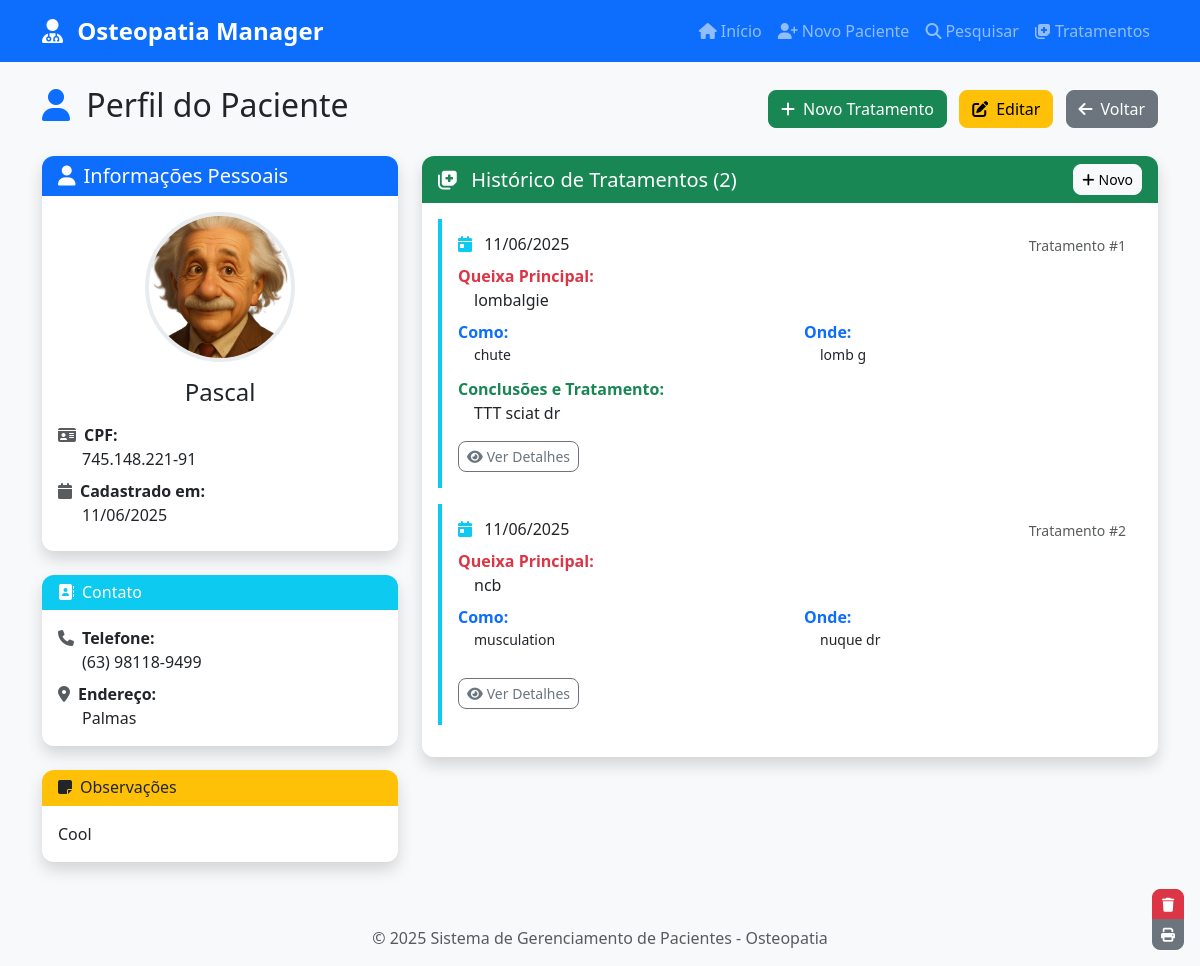
Page /paciente/1 on the committed database.
### database/models.py (models this page shows, shortened)
class Paciente(db.Model):
    __tablename__ = 'pacientes'
    id = db.Column(db.Integer, primary_key=True)
    nome_completo = db.Column(db.String(200), nullable=False)
    data_registro = db.Column(db.Date, nullable=False, default=datetime.utcnow().date())
    profissao = db.Column(db.String(100))
    sexo = db.Column(db.String(20))
    idade = db.Column(db.Integer)
    endereco = db.Column(db.Text)
    cpf = db.Column(db.String(14), unique=True, nullable=True)
    telefone = db.Column(db.String(20))
    email = db.Column(db.String(120))
    foto_path = db.Column(db.String(200))
    notas = db.Column(db.Text)
    created_at = db.Column(db.DateTime, default=datetime.utcnow)
    updated_at = db.Column(db.DateTime, default=datetime.utcnow, onupdate=datetime.utcnow)
    tratamentos = db.relationship('Tratamento', backref='paciente', lazy=True, cascade='all, delete-orphan')

class Tratamento(db.Model):
    __tablename__ = 'tratamentos'
    id = db.Column(db.Integer, primary_key=True)
    paciente_id = db.Column(db.Integer, db.ForeignKey('pacientes.id'), nullable=False)
    nome_completo = db.Column(db.String(200), nullable=False)
    data_tratamento = db.Column(db.Date, nullable=False, default=datetime.utcnow().date())
    queixa_principal = db.Column(db.Text)
    como = db.Column(db.Text)
    onde = db.Column(db.Text)
    exames_complementares = db.Column(db.Text)
    antecedentes = db.Column(db.Text)
    tratamentos_anteriores = db.Column(db.Text)
    qualidade_sono = db.Column(db.String(100))
    movimentos = db.Column(db.Text)
    irradiacoes = db.Column(db.Text)
    conclusoes_tratamento = db.Column(db.Text)
    data_retorno = db.Column(db.Date)
    retorno = db.Column(db.Text)
    created_at = db.Column(db.DateTime, default=datetime.utcnow)
    updated_at = db.Column(db.DateTime, default=datetime.utcnow, onupdate=datetime.utcnow)

### app.py (the view)
@app.route('/paciente/<int:id>')
def perfil_paciente(id):
    paciente = Paciente.query.get_or_404(id)
    tratamentos = Tratamento.query.filter_by(paciente_id=id).order_by(Tratamento.data_tratamento.desc()).all()
    return render_template('perfil_paciente.html', paciente=paciente, tratamentos=tratamentos)

### app.py (called while the page is built)
@app.template_filter('format_cpf')
def format_cpf_filter(cpf):
    return format_cpf(cpf) if cpf else ''

@app.template_filter('format_phone')
def format_phone_filter(phone):
    return format_phone(phone) if phone else ''

@app.context_processor
def inject_today():
    return {'today': date.today()}

### utils/helpers.py (called while the page is built)
def format_cpf(cpf):
    cpf = re.sub(r'[^0-9]', '', cpf)
    if len(cpf) == 11:
        return f"{cpf[:3]}.{cpf[3:6]}.{cpf[6:9]}-{cpf[9:]}"
    return cpf

def format_phone(phone):
    phone = re.sub(r'[^0-9]', '', phone)
    if len(phone) == 11:
        return f"({phone[:2]}) {phone[2:7]}-{phone[7:]}"
    elif len(phone) == 10:
        return f"({phone[:2]}) {phone[2:6]}-{phone[6:]}"
    return phone

### templates/perfil_paciente.html (shortened to what this page needs)
{% extends "base.html" %}
{% block content %}
<div class="row">
    <div class="col-12">
        <div class="d-flex justify-content-between align-items-center mb-4">
            <h2>
                <i class="fas fa-user me-2 text-primary"></i>
                Perfil do Paciente
            </h2>
            <div>
                <a href="{{ url_for('novo_tratamento', paciente_id=paciente.id) }}" class="btn btn-success me-2">
                    <i class="fas fa-plus me-2"></i>Novo Tratamento
                </a>
                <a href="{{ url_for('editar_paciente', id=paciente.id) }}" class="btn btn-warning me-2">
                    <i class="fas fa-edit me-2"></i>Editar
                </a>
                <a href="{{ url_for('pesquisar_pacientes') }}" class="btn btn-secondary">
                    <i class="fas fa-arrow-left me-2"></i>Voltar
                </a>
            </div>
        </div>
    </div>
</div>
<div class="row">
    <div class="col-lg-4">
        <div class="card shadow mb-4">
            <div class="card-header bg-primary text-white">
                <h5 class="mb-0">
                    <i class="fas fa-user me-2"></i>Informações Pessoais
                </h5>
            </div>
            <div class="card-body text-center">
                <div class="mb-3">
                    {% if paciente.foto_path %}
                        <img src="{{ url_for('static', filename='uploads/' + paciente.foto_path) }}"
                             alt="Foto de {{ paciente.nome_completo }}"
                             class="patient-avatar-large">
                    {% else %}
                        <div class="patient-avatar-large bg-secondary d-flex align-items-center justify-content-center mx-auto">
                            <i class="fas fa-user fa-4x text-white"></i>
                        </div>
                    {% endif %}
                </div>
                <h4 class="mb-3">{{ paciente.nome_completo }}</h4>
                <div class="row text-start">
                    <div class="col-12 mb-2">
                        <strong><i class="fas fa-id-card me-2 text-muted"></i>CPF:</strong><br>
                        <span class="ms-4">{{ paciente.cpf | format_cpf }}</span>
                    </div>
                    <div class="col-12 mb-2">
                        <strong><i class="fas fa-calendar me-2 text-muted"></i>Cadastrado em:</strong><br>
                        <span class="ms-4">{{ paciente.data_registro.strftime('%d/%m/%Y') }}</span>
                    </div>
                </div>
            </div>
        </div>
        <div class="card shadow mb-4">
            <div class="card-header bg-info text-white">
                <h6 class="mb-0">
                    <i class="fas fa-address-book me-2"></i>Contato
                </h6>
            </div>
            <div class="card-body">
                {% if paciente.telefone %}
                <div class="mb-2">
                    <strong><i class="fas fa-phone me-2 text-muted"></i>Telefone:</strong><br>
                    <span class="ms-4">{{ paciente.telefone | format_phone }}</span>
                </div>
                {% endif %}
                {% if paciente.endereco %}
                <div class="mb-0">
                    <strong><i class="fas fa-map-marker-alt me-2 text-muted"></i>Endereço:</strong><br>
                    <span class="ms-4">{{ paciente.endereco }}</span>
                </div>
                {% endif %}
            </div>
        </div>
        {% if paciente.notas %}
        <div class="card shadow">
            <div class="card-header bg-warning text-dark">
                <h6 class="mb-0">
                    <i class="fas fa-sticky-note me-2"></i>Observações
                </h6>
            </div>
            <div class="card-body">
                <p class="mb-0">{{ paciente.notas }}</p>
            </div>
        </div>
        {% endif %}
    </div>
    <div class="col-lg-8">
        <div class="card shadow">
            <div class="card-header bg-success text-white d-flex justify-content-between align-items-center">
                <h5 class="mb-0">
                    <i class="fas fa-notes-medical me-2"></i>
                    Histórico de Tratamentos ({{ tratamentos|length }})
                </h5>
                <a href="{{ url_for('novo_tratamento', paciente_id=paciente.id) }}" class="btn btn-light btn-sm">
                    <i class="fas fa-plus me-1"></i>Novo
                </a>
            </div>
            <div class="card-body">
                {% if tratamentos %}
                    <div class="timeline">
                        {% for tratamento in tratamentos %}
                        <div class="treatment-item p-3 mb-3">
                            <div class="d-flex justify-content-between align-items-start mb-2">
                                <h6 class="mb-0">
                                    <i class="fas fa-calendar-day me-2 text-info"></i>
                                    {{ tratamento.data_tratamento.strftime('%d/%m/%Y') }}
                                </h6>
                                <small class="text-muted">
                                    Tratamento #{{ tratamento.id }}
                                </small>
                            </div>
                            {% if tratamento.queixa_principal %}
                            <div class="mb-2">
                                <strong class="text-danger">Queixa Principal:</strong>
                                <p class="mb-1 ms-3">{{ tratamento.queixa_principal }}</p>
                            </div>
                            {% endif %}
                            <div class="row">
                                {% if tratamento.como %}
                                <div class="col-md-6 mb-2">
                                    <strong class="text-primary">Como:</strong>
                                    <p class="mb-1 ms-3 small">{{ tratamento.como }}</p>
                                </div>
                                {% endif %}
                                {% if tratamento.onde %}
                                <div class="col-md-6 mb-2">
                                    <strong class="text-primary">Onde:</strong>
                                    <p class="mb-1 ms-3 small">{{ tratamento.onde }}</p>
                                </div>
                                {% endif %}
                            </div>
                            {% if tratamento.conclusoes_tratamento %}
                            <div class="mb-2">
                                <strong class="text-success">Conclusões e Tratamento:</strong>
                                <p class="mb-1 ms-3">{{ tratamento.conclusoes_tratamento }}</p>
                            </div>
                            {% endif %}
                            <div class="mt-3">
                                <button class="btn btn-outline-secondary btn-sm" type="button"
                                        data-bs-toggle="collapse"
                                        data-bs-target="#details{{ tratamento.id }}"
                                        aria-expanded="false">
                                    <i class="fas fa-eye me-1"></i>Ver Detalhes
                                </button>
                            </div>
                        </div>
                        {% endfor %}
                    </div>
                {% endif %}
            </div>
        </div>
    </div>
</div>
<div class="position-fixed bottom-0 end-0 p-3">
    <div class="btn-group-vertical" role="group">
        <button type="button" class="btn btn-danger btn-sm" data-bs-toggle="modal" data-bs-target="#deleteModal">
            <i class="fas fa-trash"></i>
        </button>
        <button type="button" class="btn btn-secondary btn-sm" onclick="window.print()">
            <i class="fas fa-print"></i>
        </button>
    </div>
</div>
{% endblock %}

### static/css/style.css (style rules this page uses)
:root { --primary-color: #0d6efd; --success-color: #198754; --info-color: #0dcaf0; --warning-color: #ffc107; --danger-color: #dc3545; --secondary-color: #6c757d; --light-color: #f8f9fa; --dark-color: #212529; }
body { font-family: 'Segoe UI', Tahoma, Geneva, Verdana, sans-serif; background-color: #f8f9fa; }
.btn { border-radius: 8px; font-weight: 500; transition: all 0.2s ease-in-out; }
.card { border: none; border-radius: 12px; overflow: hidden; }
.card-header { border-bottom: none; font-weight: 600; }
.patient-avatar-large { width: 150px; height: 150px; border-radius: 50%; object-fit: cover; border: 4px solid #e9ecef; }
.treatment-item { border-left: 4px solid var(--info-color); background-color: white; border-radius: 0 8px 8px 0; transition: all 0.2s ease-in-out; }

### rows in the picture
Paciente: foto_path (picture), nome_completo "Pascal", cpf "745.148.221-91", data_registro "11/06/2025", telefone "(63) 98118-9499", endereco "Palmas", notas "Cool"
Tratamento: data_tratamento "11/06/2025", id "1", queixa_principal "lombalgie", como "chute", onde "lomb g", conclusoes_tratamento "TTT sciat dr"
Tratamento: data_tratamento "11/06/2025", id "2", queixa_principal "ncb", como "musculation", onde "nuque dr"

### other values in the picture
{{ tratamentos|length }} "2"
